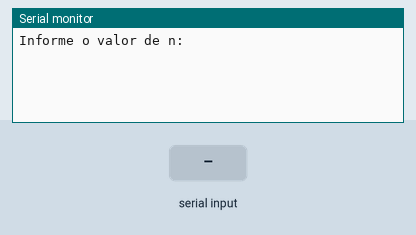
The sketch below on a simulated Arduino Uno, built with avr-gcc and run on an emulated ATmega328P. On the bench: the last lines printed to the serial monitor. The test bench sets the inputs (shaded band).

Above: at 1.2 s.
1.3 s: "90,45\n" received over Serial
At 1.8 s:
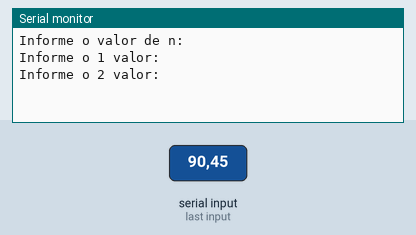
2.8 s: "30,150\n" received over Serial
At 4.2 s:
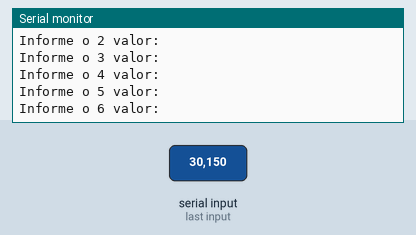
Timing chart, 0 to 5.8 s (numbered marks = the images above; inputs shaded):
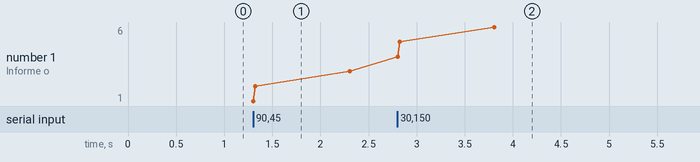

Measured:
- after the input at 1.3 s, the serial monitor: prints a new line at once (image 1)
- after the input at 2.8 s, the serial monitor: prints a new line at once (image 2)
- plotted number 1: 3 → 6 after the input at 2.8 s

The sketch:

for_sum.ino
```cpp
int x,n,soma;


void setup()
{
  Serial.begin(9600);
}

void loop(){

  Serial.println("Informe o valor de n: \n");
  while(!Serial.available());
  n = Serial.parseInt();

  soma = 0;

  for(int i = 1; i < n; i++){
  Serial.println("Informe o " + String(i) + " valor:" );
  while(!Serial.available());
    x = Serial.parseInt();
    soma += x;
  }
  Serial.println("\nA soma dos valores: " + String(soma) + "\n");
}
```
